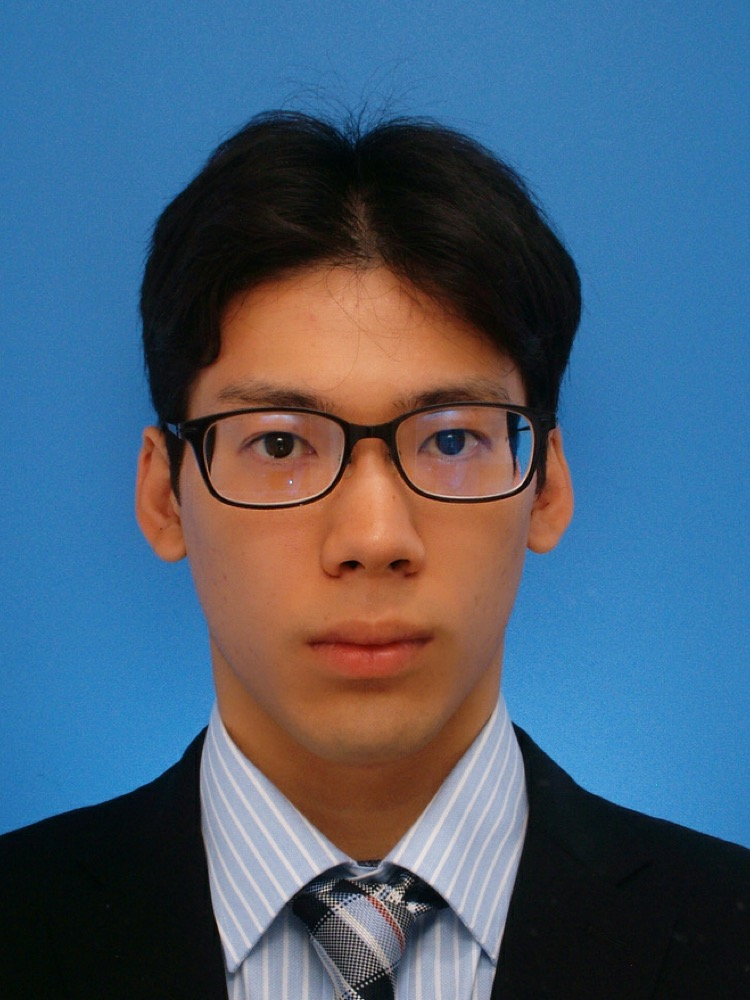
#> input picture chapter3/human.jpg, 750 x 1000 px, found by its file name
$ python sample3.py
#> lines starting #> are read from the running program, lines starting #| are printed output that depends on the picture
from matplotlib import pyplot as plt
import cv2
import numpy as np

filename = "chapter3\human.jpg"
orig = cv2.imread(filename)
#> orig is the input picture: shape (1000, 750, 3); mean B, G, R 116.6, 94.5, 73.3

src = cv2.cvtColor(orig, cv2.COLOR_BGR2RGB)

pixel = np.array(src)
pixel = 255 - pixel
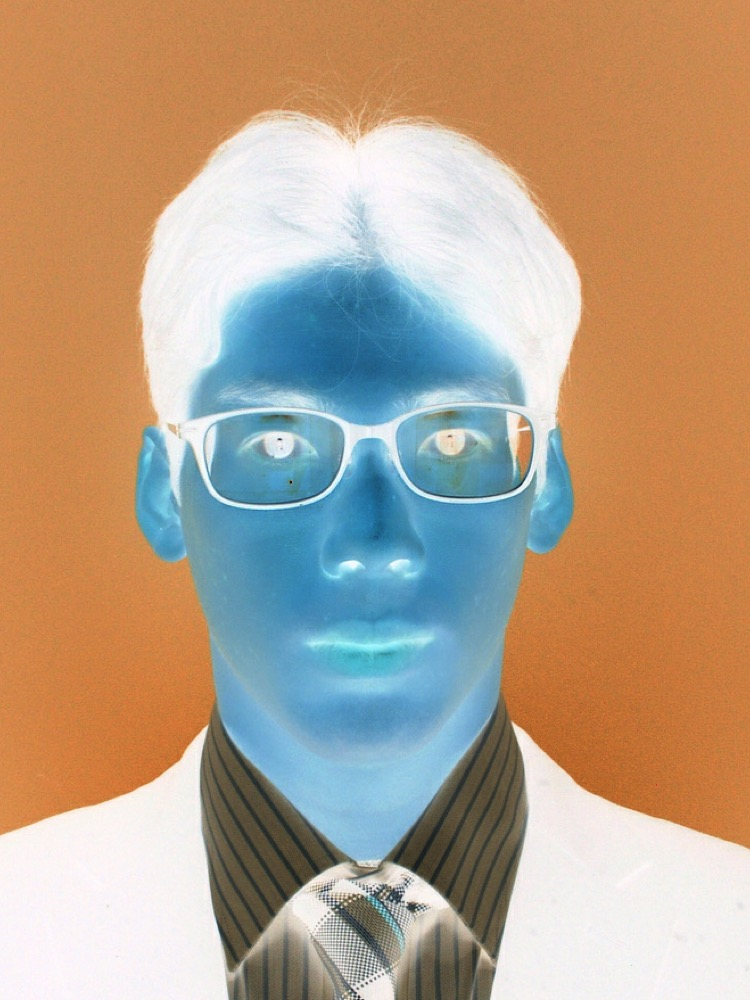
#> pixel: shape (1000, 750, 3); mean R, G, B 181.7, 160.5, 138.4

plt.imshow(pixel)
plt.show()
